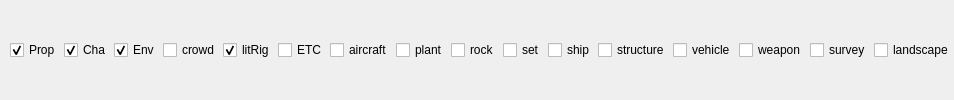
            <widget class="QFrame" name="typeCheckBoxFrame">
             <property name="sizePolicy">
              <sizepolicy hsizetype="Preferred" vsizetype="Preferred">
               <horstretch>0</horstretch>
               <verstretch>0</verstretch>
              </sizepolicy>
             </property>
             <property name="frameShape">
              <enum>QFrame::NoFrame</enum>
             </property>
             <property name="frameShadow">
              <enum>QFrame::Sunken</enum>
             </property>
             <layout class="QHBoxLayout" name="horizontalLayout_3">
              <property name="spacing">
               <number>3</number>
              </property>
              <property name="leftMargin">
               <number>10</number>
              </property>
              <property name="topMargin">
               <number>0</number>
              </property>
              <property name="rightMargin">
               <number>0</number>
              </property>
              <property name="bottomMargin">
               <number>0</number>
              </property>
              <item>
               <widget class="QCheckBox" name="propCheckBox">
                <property name="font">
                 <font>
                  <pointsize>9</pointsize>
                 </font>
                </property>
                <property name="text">
                 <string>Prop</string>
                </property>
                <property name="checked">
                 <bool>true</bool>
                </property>
               </widget>
              </item>
              <item>
               <widget class="QCheckBox" name="chaCheckBox">
                <property name="font">
                 <font>
                  <pointsize>9</pointsize>
                 </font>
                </property>
                <property name="text">
                 <string>Cha</string>
                </property>
                <property name="checked">
                 <bool>true</bool>
                </property>
               </widget>
              </item>
              <item>
               <widget class="QCheckBox" name="envCheckBox">
                <property name="font">
                 <font>
                  <pointsize>9</pointsize>
                 </font>
                </property>
                <property name="text">
                 <string>Env</string>
                </property>
                <property name="checked">
                 <bool>true</bool>
                </property>
               </widget>
              </item>
              <item>
               <widget class="QCheckBox" name="crowdCheckBox">
                <property name="font">
                 <font>
                  <pointsize>9</pointsize>
                 </font>
                </property>
                <property name="text">
                 <string>crowd</string>
                </property>
               </widget>
              </item>
              <item>
               <widget class="QCheckBox" name="litRigCheckBox">
                <property name="font">
                 <font>
                  <pointsize>9</pointsize>
                 </font>
                </property>
                <property name="text">
                 <string>litRig</string>
                </property>
                <property name="checked">
                 <bool>true</bool>
                </property>
               </widget>
              </item>
              <item>
               <widget class="QCheckBox" name="etcCheckBox">
                <property name="font">
                 <font>
                  <pointsize>9</pointsize>
                 </font>
                </property>
                <property name="text">
                 <string>ETC</string>
                </property>
               </widget>
              </item>
              <item>
               <widget class="QCheckBox" name="aircraftCheckBox">
                <property name="font">
                 <font>
                  <pointsize>9</pointsize>
                 </font>
                </property>
                <property name="text">
                 <string>aircraft</string>
                </property>
               </widget>
              </item>
              <item>
               <widget class="QCheckBox" name="plantCheckBox">
                <property name="font">
                 <font>
                  <pointsize>9</pointsize>
                 </font>
                </property>
                <property name="text">
                 <string>plant</string>
                </property>
               </widget>
              </item>
              <item>
               <widget class="QCheckBox" name="rockCheckBox">
                <property name="font">
                 <font>
                  <pointsize>9</pointsize>
                 </font>
                </property>
                <property name="text">
                 <string>rock</string>
                </property>
               </widget>
              </item>
              <item>
               <widget class="QCheckBox" name="setCheckBox">
                <property name="font">
                 <font>
                  <pointsize>9</pointsize>
                 </font>
                </property>
                <property name="text">
                 <string>set</string>
                </property>
               </widget>
              </item>
              <item>
               <widget class="QCheckBox" name="shipCheckBox">
                <property name="font">
                 <font>
                  <pointsize>9</pointsize>
                 </font>
                </property>
                <property name="text">
                 <string>ship</string>
                </property>
               </widget>
              </item>
              <item>
               <widget class="QCheckBox" name="structureCheckBox">
                <property name="font">
                 <font>
                  <pointsize>9</pointsize>
                 </font>
                </property>
                <property name="text">
                 <string>structure</string>
                </property>
               </widget>
              </item>
              <item>
               <widget class="QCheckBox" name="vehicleCheckBox">
                <property name="font">
                 <font>
                  <pointsize>9</pointsize>
                 </font>
                </property>
                <property name="text">
                 <string>vehicle</string>
                </property>
               </widget>
              </item>
              <item>
               <widget class="QCheckBox" name="weaponCheckBox">
                <property name="font">
                 <font>
                  <pointsize>9</pointsize>
                 </font>
                </property>
                <property name="text">
                 <string>weapon</string>
                </property>
               </widget>
              </item>
              <item>
               <widget class="QCheckBox" name="surveyCheckBox">
                <property name="font">
                 <font>
                  <pointsize>9</pointsize>
                 </font>
                </property>
                <property name="text">
                 <string>survey</string>
                </property>
               </widget>
              </item>
              <item>
               <widget class="QCheckBox" name="landscapeCheckBox">
                <property name="font">
                 <font>
                  <pointsize>9</pointsize>
                 </font>
                </property>
                <property name="text">
                 <string>landscape</string>
                </property>
               </widget>
              </item>
             </layout>
            </widget>
